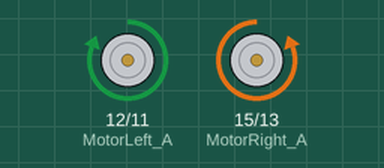
Simulated run of this program. Board: Raspberry Pi (header pin numbers). Shown: motor-driver pin pairs drawn as motors (green arrow = first pin HIGH = forward, orange = second pin HIGH = backward, longer = more drive, scaled by the enable pin). At 4.0 s the program stops and its outputs stay as they are.

Above: at 0.1 s.
At 2.1 s:
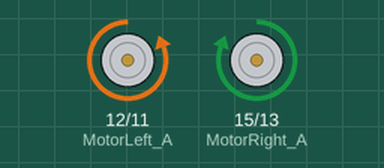
At 4.1 s:
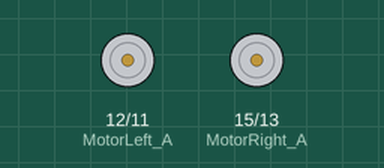
Timing chart, 0 to 5.5 s (numbered marks = the images above):
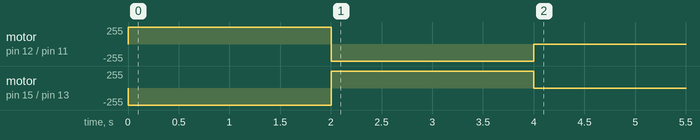

The program:

go_any.py
```python
######################################################################
### Date: 2017/10/5
### file name: go_any.py
### Purpose: this code has been generated for the three-wheeled moving
###         objectt to go forward or backward without time limit
######################################################################

# import GPIO library
import RPi.GPIO as GPIO
from ultraModule import getDistance
from time import sleep

# set GPIO warnings as flase
GPIO.setwarnings(False)

# set up GPIO mode as BOARD
GPIO.setmode(GPIO.BOARD)


# =======================================================================
# REVERSE function to control the direction of motor in reverse
# =======================================================================
def REVERSE(x):
    if x == True:
        return False
    elif x == False:
        return True


# =======================================================================
# Set the motor's true / false value to go forward.
# =======================================================================
forward0 = True
forward1 = False

# =======================================================================
# Set the motor's true / false value to go opposite.
# =======================================================================
backward0 = REVERSE(forward0)
backward1 = REVERSE(forward1)

# =======================================================================
# declare the pins of 12, 11, 35 in the Rapberry Pi
# as the left motor control pins in order to control left motor
# left motor needs three pins to be controlled
# =======================================================================
MotorLeft_A = 12
MotorLeft_B = 11
MotorLeft_PWM = 35

# =======================================================================
# declare the pins of 15, 13, 37 in the Rapberry Pi
# as the right motor control pins in order to control right motor
# right motor needs three pins to be controlled
# =======================================================================
MotorRight_A = 15
MotorRight_B = 13
MotorRight_PWM = 37


# ===========================================================================
# Control the DC motor to make it rotate clockwise, so the car will
# move forward.
# if you have different direction, you need to change HIGH to LOW
# or LOW to HIGH,in MotorLeft_A
# and LOW to HIGH or HIGH to LOW in MotorLeft_B
# if you have different direction, you need to change HIGH to LOW
# or LOW to HIGH in MotorLeft_A
# and LOW to HIGH or HIGH to LOW in MotorLeft_B
# ===========================================================================

def leftmotor(x):
    if x == 1:
        GPIO.output(MotorLeft_A, GPIO.HIGH)
        GPIO.output(MotorLeft_B, GPIO.LOW)
    elif x == 0:
        GPIO.output(MotorLeft_A, GPIO.LOW)
        GPIO.output(MotorLeft_B, GPIO.HIGH)
    else:
        print('Config Error')

# ===========================================================================
# Control the DC motor to make it rotate clockwise, so the car will
# move forward.
# if you have different direction, you need to change HIGH to LOW
# or LOW to HIGH,in MotorRight_A
# and LOW to HIGH or HIGH to LOW in MotorRight_B
# if you have different direction, you need to change HIGH to LOW
# or LOW to HIGH in MotorRight_A
# and LOW to HIGH or HIGH to LOW in MotorRight_B
# ===========================================================================
def rightmotor(x):
    if x == 1:
        GPIO.output(MotorRight_A, GPIO.HIGH)
        GPIO.output(MotorRight_B, GPIO.LOW)
    elif x == 0:
        GPIO.output(MotorRight_A, GPIO.LOW)
        GPIO.output(MotorRight_B, GPIO.HIGH)
    else:
        print('Config Error')


# student assignment (3)

# =======================================================================
# because the connetions between motors (left motor) and Rapberry Pi has been
# established, the GPIO pins of Rapberry Pi
# such as MotorLeft_A, MotorLeft_B, and MotorLeft_PWM
# should be clearly declared whether their roles of pins
# are output pin or input pin
# =======================================================================

GPIO.setup(MotorLeft_A, GPIO.OUT)
GPIO.setup(MotorLeft_B, GPIO.OUT)
GPIO.setup(MotorLeft_PWM, GPIO.OUT)

# =======================================================================
# because the connetions between motors (right motor) and Rapberry Pi has been
# established, the GPIO pins of Rapberry Pi
# such as MotorLeft_A, MotorLeft_B, and MotorLeft_PWM
# should be clearly declared whether their roles of pins
# are output pin or input pin
# =======================================================================

GPIO.setup(MotorRight_A, GPIO.OUT)
GPIO.setup(MotorRight_B, GPIO.OUT)
GPIO.setup(MotorRight_PWM, GPIO.OUT)

# =======================================================================
# create left pwm objectt to control the speed of left motor
# =======================================================================
LeftPwm = GPIO.PWM(MotorLeft_PWM, 100)

# =======================================================================
# create right pwm objectt to control the speed of right motor
# =======================================================================
RightPwm = GPIO.PWM(MotorRight_PWM, 100)


# =======================================================================
#  go_forward_any method has been generated for the three-wheeled moving
#  object to go forward without any limitation of running_time
# =======================================================================

dis = 15  # because of getDistance method(to break go_forward_any loop)


def go_forward_any(speed):
    leftmotor(forward0)
    GPIO.output(MotorLeft_PWM, GPIO.HIGH)
    rightmotor(forward1)
    GPIO.output(MotorRight_PWM, GPIO.HIGH)
    # to avoid collision between go_forward_any method and turn method, insert a infinite loop
    while 1:
        distance = getDistance()
        if distance < dis:
            break
        LeftPwm.ChangeDutyCycle(speed)
        RightPwm.ChangeDutyCycle(speed)

# student assignment (4)

# =======================================================================
#  go_backward_any method has been generated for the three-wheeled moving
#  object to go backward without any limitation of running_time
# =======================================================================


def go_backward_any(speed):
    leftmotor(backward0)
    GPIO.output(MotorLeft_PWM, GPIO.HIGH)
    rightmotor(backward1)
    GPIO.output(MotorRight_PWM, GPIO.HIGH)
    # reason is as same as go_forward_any loop
    while 1:
        LeftPwm.ChangeDutyCycle(speed)
        RightPwm.ChangeDutyCycle(speed)


# student assignment (5)

# =======================================================================
#  go_forward method has been generated for the three-wheeled moving
#  object to go forward with the limitation of running_time
# =======================================================================

def go_forward(speed, running_time):
    leftmotor(forward0)
    GPIO.output(MotorLeft_PWM, GPIO.HIGH)
    rightmotor(forward1)
    GPIO.output(MotorRight_PWM, GPIO.HIGH)
    LeftPwm.ChangeDutyCycle(speed)
    RightPwm.ChangeDutyCycle(speed)
    sleep(running_time)

# student assignment (6)


# =======================================================================
#  go_backward method has been generated for the three-wheeled moving
#  object to go backward with the limitation of running_time
# =======================================================================

def go_backward(speed, running_time):
    leftmotor(backward0)
    GPIO.output(MotorLeft_PWM, GPIO.HIGH)
    rightmotor(backward1)
    GPIO.output(MotorRight_PWM, GPIO.HIGH)
    LeftPwm.ChangeDutyCycle(speed)
    RightPwm.ChangeDutyCycle(speed)
    sleep(running_time)


# student assignment (7)


# =======================================================================
# define the stop module
# =======================================================================
def stop():
    # the speed of left motor will be set as LOW
    GPIO.output(MotorLeft_PWM, GPIO.LOW)
    # the speed of right motor will be set as LOW
    GPIO.output(MotorRight_PWM, GPIO.LOW)
    # left motor will be stopped with function of ChangeDutyCycle(0)
    LeftPwm.ChangeDutyCycle(0)
    # left motor will be stopped with function of ChangeDutyCycle(0)
    RightPwm.ChangeDutyCycle(0)


# =======================================================================
# setup and initialize the left motor and right motor
# =======================================================================
def pwm_setup():
    LeftPwm.start(0)
    RightPwm.start(0)


# =======================================================================
# stop the car and cleanup gpio
# =======================================================================
def pwm_low():
    GPIO.output(MotorLeft_PWM, GPIO.LOW)
    GPIO.output(MotorRight_PWM, GPIO.LOW)
    LeftPwm.ChangeDutyCycle(0)
    RightPwm.ChangeDutyCycle(0)
    GPIO.cleanup()


# =======================================================================
# test code
# =======================================================================
if __name__ == "__main__":
    try:
        go_forward(60, 2)
        go_backward(60, 2)
        stop()
    except KeyboardInterrupt:
        stop()
```

ultraModule.py
```python
######################################################################
### Date: 2017/10/5
### file name: ultra.py
### Purpose: this code has generated for the return
###         the distance between the moving object and obstacle
###         ultra sensor
### this code is used for the student only
######################################################################


import RPi.GPIO as GPIO  # import GPIO librery
import time

GPIO.setmode(GPIO.BOARD)

trig = 33
echo = 31

# ultrasonic sensor setting
GPIO.setup(trig, GPIO.OUT)
GPIO.setup(echo, GPIO.IN)


# get distance using ultrawave sensor
def getDistance():
    GPIO.output(trig, False)
    time.sleep(0.1)  # modified to 0.1 for detailed measurement
    GPIO.output(trig, True)
    time.sleep(0.00001)
    GPIO.output(trig, False)
    pulse_start = 0
    pulse_end = 0
    while GPIO.input(echo) == 0:
        pulse_start = time.time()
    while GPIO.input(echo) == 1:
        pulse_end = time.time()
    pulse_duration = pulse_end - pulse_start
    distance = pulse_duration * 17000
    distance = round(distance, 2)
    return distance
```
